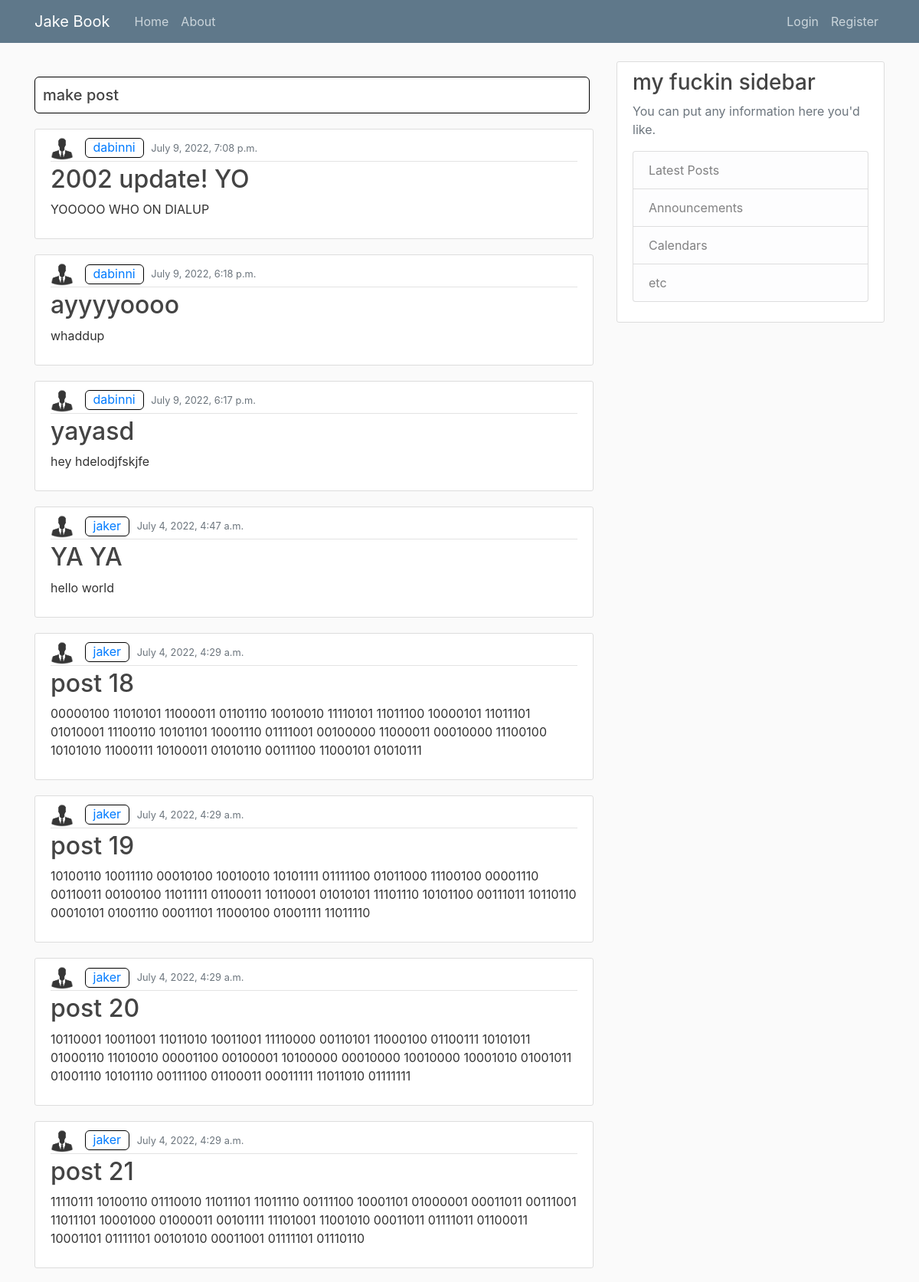
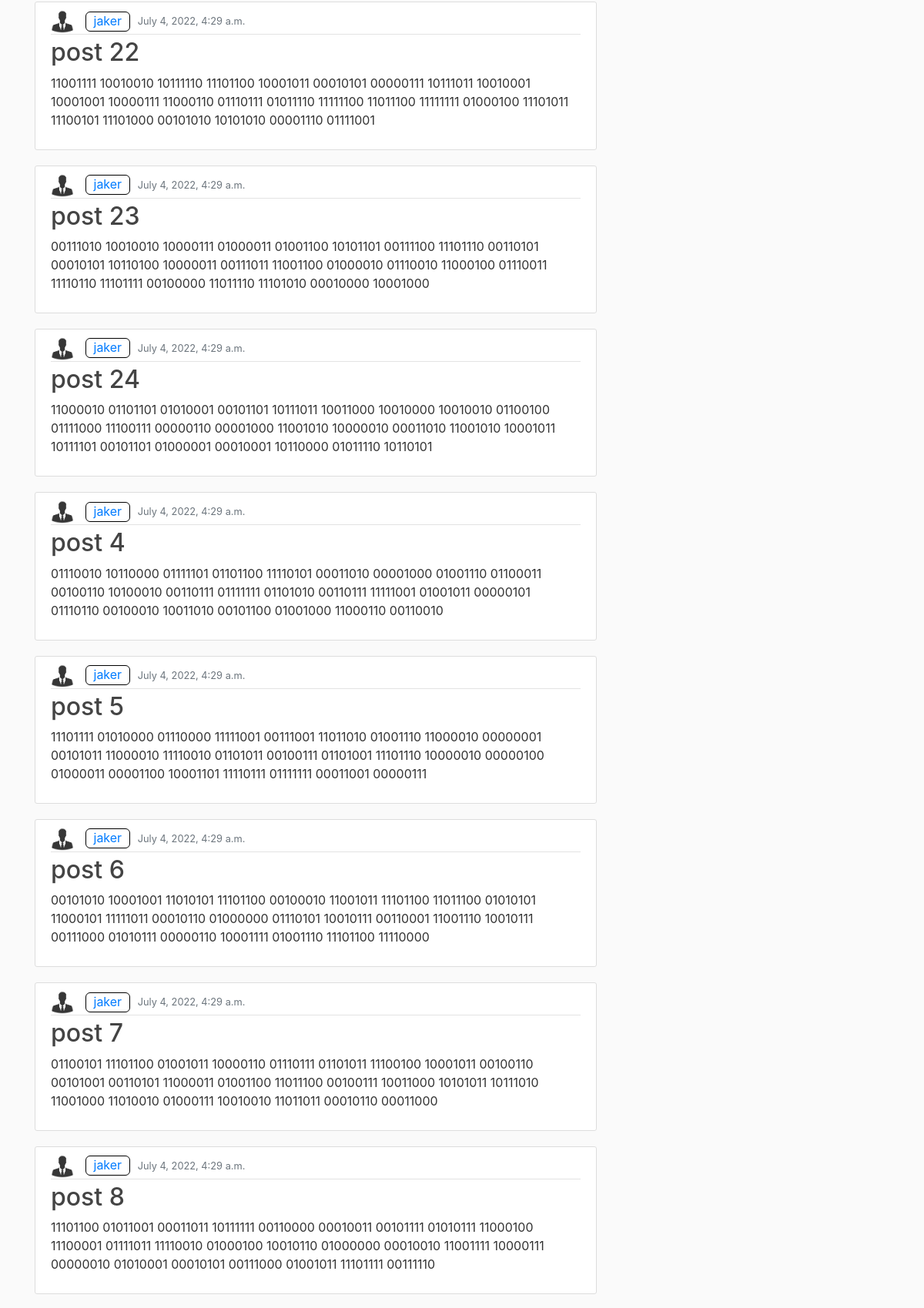
The page / (upper part) on the database its author committed (2 pictures, top to bottom).
### blog/models.py (models this page shows, shortened)
class Post(models.Model):
    title = models.CharField(max_length=100)
    content = models.TextField(max_length=3000)
    date_posted = models.DateTimeField(auto_now_add=True)
    author = models.ForeignKey(User, on_delete=models.CASCADE)

### users/models.py (models this page shows, shortened)
class Profile(models.Model):
    user = models.OneToOneField(User, on_delete=models.CASCADE)
    image = models.ImageField(default='default.jpg', upload_to='profile_pics')
    bio = models.CharField(default=' ', max_length=300)
    date_created = models.DateTimeField(auto_now_add=True)

### blog/views.py (the view)
# urls.py: path('', PostListView.as_view(), name='blog-home'),
class PostListView(ListView):
    model = Post
    template_name = 'blog/home.html'
    context_object_name = 'posts'
    ordering = ['-date_posted']

### blog/templates/blog/home.html
{% extends "blog/base.html" %}
{% block content %}
  <div style="padding: 20px 0px;">
    <a href="{% url 'blog-make-post' %}" >
      <div class="post-author" style="background-color: white">
        <h5 style="margin-top: 10px;">make post</h5>
      </div>
    </a>
    </div>
    {% for post in posts %}
      <article class="media content-section">
        <div class="media-body">
          <div class="article-metadata">
            {% if post.author.pk == request.user.pk %}
              <a href="{% url 'user-myprofile' %}">
                <img height=30 width=30 style="margin-right: 10px;" src="{{ post.author.profile.image.url }}">
              </a>
              <a class="post-author" href="{% url 'user-myprofile' %}">{{ post.author }}</a>
            {% else %}
              <a href="#">
                <img height=30 width=30 style="margin-right: 10px;" src="{{ post.author.profile.image.url }}">
              </a>
              <a class="post-author" href="#">{{ post.author }}</a>
            {% endif %}
            <small class="text-muted">{{ post.date_posted }}</small>
          </div>
          <h2><a class="article-title" href="{% url 'post-detail' post.pk %}">{{ post.title }}</a></h2>
            <p class="article-content">{{ post.content }}</p>
        </div>
      </article>
    {% endfor %}
{% endblock content %}

### blog/static/blog/main.css (style rules this page uses)
body { background: #fafafa; color: #333333; margin-top: 5rem; }
h1, h2, h3, h4, h5, h6 { color: #444444; }
.content-section { background: #ffffff; padding: 10px 20px; border: 1px solid #dddddd; border-radius: 3px; margin-bottom: 20px; }
.article-title { color: #444444; }
.article-content { white-space: pre-line; }
.article-metadata { padding-bottom: 1px; margin-bottom: 4px; border-bottom: 1px solid #e3e3e3 }
.post-author { border-style: solid; border-width: thin; border-radius: 6px; border-color: black; padding: 1px 10px; padding-bottom: 3px; margin-right: 5px; }

### rows shown on the page
Post: author.profile.image (placeholder picture), author "dabinni", date_posted "July 9, 2022, 7:08 p.m.", title "2002 update! YO", content "YOOOOO WHO ON DIALUP"
Post: author.profile.image (placeholder picture), author "dabinni", date_posted "July 9, 2022, 6:18 p.m.", title "ayyyyoooo", content "whaddup"
Post: author.profile.image (placeholder picture), author "dabinni", date_posted "July 9, 2022, 6:17 p.m.", title "yayasd", content "hey hdelodjfskjfe"
Post: author.profile.image (picture), author "jaker", date_posted "July 4, 2022, 4:47 a.m.", title "YA YA", content "hello world"
Post: author.profile.image (picture), author "jaker", date_posted "July 4, 2022, 4:29 a.m.", title "post 18", content "00000100 11010101 11000011 01101110 10010010 11110101 11011100 10000101 11011101 01010001 11100110 10101101 10001110 01111001 00100000 11000011 00010000 11100100 10101010 11000111 10100011 01010110 00111100 11000101 01010111"
Post: author.profile.image (picture), author "jaker", date_posted "July 4, 2022, 4:29 a.m.", title "post 19", content "10100110 10011110 00010100 10010010 10101111 01111100 01011000 11100100 00001110 00110011 00100100 11011111 01100011 10110001 01010101 11101110 10101100 00111011 10110110 00010101 01001110 00011101 11000100 01001111 11011110"
Post: author.profile.image (picture), author "jaker", date_posted "July 4, 2022, 4:29 a.m.", title "post 20", content "10110001 10011001 11011010 10011001 11110000 00110101 11000100 01100111 10101011 01000110 11010010 00001100 00100001 10100000 00010000 10010000 10001010 01001011 01001110 10101110 00111100 01100011 00011111 11011010 01111111"
Post: author.profile.image (picture), author "jaker", date_posted "July 4, 2022, 4:29 a.m.", title "post 21", content "11110111 10100110 01110010 11011101 11011110 00111100 10001101 01000001 00011011 00111001 11011101 10001000 01000011 00101111 11101001 11001010 00011011 01111011 01100011 10001101 01111101 00101010 00011001 01111101 01110110"
Post: author.profile.image (picture), author "jaker", date_posted "July 4, 2022, 4:29 a.m.", title "post 22", content "11001111 10010010 10111110 11101100 10001011 00010101 00000111 10111011 10010001 10001001 10000111 11000110 01110111 01011110 11111100 11011100 11111111 01000100 11101011 11100101 11101000 00101010 10101010 00001110 01111001"
Post: author.profile.image (picture), author "jaker", date_posted "July 4, 2022, 4:29 a.m.", title "post 23", content "00111010 10010010 10000111 01000011 01001100 10101101 00111100 11101110 00110101 00010101 10110100 10000011 00111011 11001100 01000010 01110010 11000100 01110011 11110110 11101111 00100000 11011110 11101010 00010000 10001000"
Post: author.profile.image (picture), author "jaker", date_posted "July 4, 2022, 4:29 a.m.", title "post 24", content "11000010 01101101 01010001 00101101 10111011 10011000 10010000 10010010 01100100 01111000 11100111 00000110 00001000 11001010 10000010 00011010 11001010 10001011 10111101 00101101 01000001 00010001 10110000 01011110 10110101"
Post: author.profile.image (picture), author "jaker", date_posted "July 4, 2022, 4:29 a.m.", title "post 4", content "01110010 10110000 01111101 01101100 11110101 00011010 00001000 01001110 01100011 00100110 10100010 00110111 01111111 01101010 00110111 11111001 01001011 00000101 01110110 00100010 10011010 00101100 01001000 11000110 00110010"
Post: author.profile.image (picture), author "jaker", date_posted "July 4, 2022, 4:29 a.m.", title "post 5", content "11101111 01010000 01110000 11111001 00111001 11011010 01001110 11000010 00000001 00101011 11000010 11110010 01101011 00100111 01101001 11101110 10000010 00000100 01000011 00001100 10001101 11110111 01111111 00011001 00000111"
Post: author.profile.image (picture), author "jaker", date_posted "July 4, 2022, 4:29 a.m.", title "post 6", content "00101010 10001001 11010101 11101100 00100010 11001011 11101100 11011100 01010101 11000101 11111011 00010110 01000000 01110101 10010111 00110001 11001110 10010111 00111000 01010111 00000110 10001111 01001110 11101100 11110000"
Post: author.profile.image (picture), author "jaker", date_posted "July 4, 2022, 4:29 a.m.", title "post 7", content "01100101 11101100 01001011 10000110 01110111 01101011 11100100 10001011 00100110 00101001 00110101 11000011 01001100 11011100 00100111 10011000 10101011 10111010 11001000 11010010 01000111 10010010 11011011 00010110 00011000"
Post: author.profile.image (picture), author "jaker", date_posted "July 4, 2022, 4:29 a.m.", title "post 8", content "11101100 01011001 00011011 10111111 00110000 00010011 00101111 01010111 11000100 11100001 01111011 11110010 01000100 10010110 01000000 00010010 11001111 10000111 00000010 01010001 00010101 00111000 01001011 11101111 00111110"
